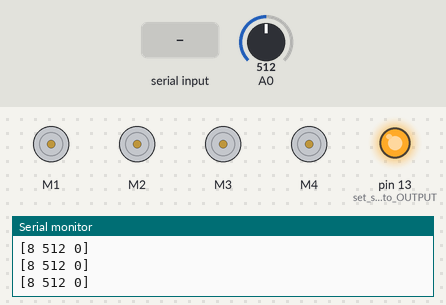
This sketch was run on a simulated Arduino Uno, built with avr-gcc and run on an emulated ATmega328P. Parts: 4 × DC motor (green arrow = forward, orange = backward, longer = faster), output pins drawn as LEDs (lit = HIGH), the last lines printed to the serial monitor. The inputs (shaded band) are chosen by the test bench; at power-on: A0 = 512.

Above: at 1.2 s.
1.3 s: "[a 90 45]\n" received over Serial
At 2.7 s:
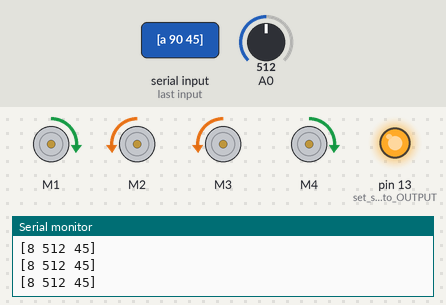
Timing chart, 0 to 4.3 s (numbered marks = the images above; inputs shaded):
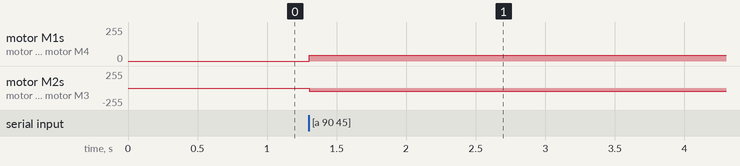

The sketch:

dev08-knee_ur.ino
```cpp
#include <Wire.h>
#include <Adafruit_MotorShield.h>
#include "utility/Adafruit_PWMServoDriver.h"
#include <string.h>

#define DEV_ID 8

Adafruit_MotorShield AFMS = Adafruit_MotorShield();
Adafruit_DCMotor *motors[4];
static int v;
static char instr_activate;

const int bufsize = 256;
const int safesize = bufsize / 2;
char buf[bufsize];
char msg[bufsize];
char wbuf[safesize];
unsigned long msecs;
char numbuf[4];

int limit(int x, int a, int b) {
  if (x > b) {
    return b;
  } else if (x < a) {
    return a;
  } else {
    return x;
  }
}

void setmotors(int v) {
  bool isneg = v < 0;
  v = limit(abs(v), 0, 128);
  motors[0]->setSpeed(v);
  motors[1]->setSpeed(v);
  motors[2]->setSpeed(v);
  motors[3]->setSpeed(v);
  if (isneg) {
    motors[0]->run(BACKWARD);
    motors[1]->run(FORWARD);
    motors[2]->run(FORWARD);
    motors[3]->run(BACKWARD);
  } else {
    motors[0]->run(FORWARD);
    motors[1]->run(BACKWARD);
    motors[2]->run(BACKWARD);
    motors[3]->run(FORWARD);
  }
}

void setup() {
  motors[0] = AFMS.getMotor(1);
  motors[1] = AFMS.getMotor(2);
  motors[2] = AFMS.getMotor(3);
  motors[3] = AFMS.getMotor(4);

  pinMode(A0, INPUT);

  pinMode(13, OUTPUT); // set status LED to OUTPUT and HIGH
  digitalWrite(13, HIGH);

  AFMS.begin();
  setmotors(0);
  Serial.begin(57600);
  msecs = millis();
}

static int targetv;
static int prevv;
static int targetp;

void loop() {
  int nbytes = 0;
  if ((nbytes = Serial.available())) {
    // read + attach null byte
    int obytes = strlen(buf);
    Serial.readBytes(&buf[obytes], nbytes);
    buf[nbytes + obytes] = '\0';

    // resize just in case
    if (strlen(buf) > safesize) {
      memmove(buf, &buf[strlen(buf) - safesize], safesize);
      buf[safesize] = '\0'; // just in case
    }

    // extract possible message
    char *s, *e;
    if ((e = strchr(buf, '\n'))) {
      e[0] = '\0';
      if ((s = strrchr(buf, '['))) {
        // CUSTOMIZE
        sscanf(s, "[%c %d %d]\n",
          &instr_activate,
          &targetp,
          &targetv);
      }
      memmove(buf, &e[1], strlen(&e[1]) + sizeof(char));
    }
  }
  int deltav = targetv - prevv;
  int sign = deltav >= 0 ? 1 : -1;
  deltav *= sign;
  if (deltav > 4) {
    deltav = 4;
  }
  v = prevv + (deltav * sign);
  v = limit(v, -255, 255);
  setmotors(v);
  prevv = v;

  if (millis() - msecs > 100) {
    sprintf(wbuf, "[%d %d %d]\n",
      DEV_ID,
      analogRead(A0),
      v);
    Serial.print(wbuf);
    msecs = millis();
  }
}
```

Measured:
- after the input at 1.3 s, motor M1, motor M4: stopped → forward 45/255 at once; motor M2, motor M3: stopped → backward 45/255 at once
